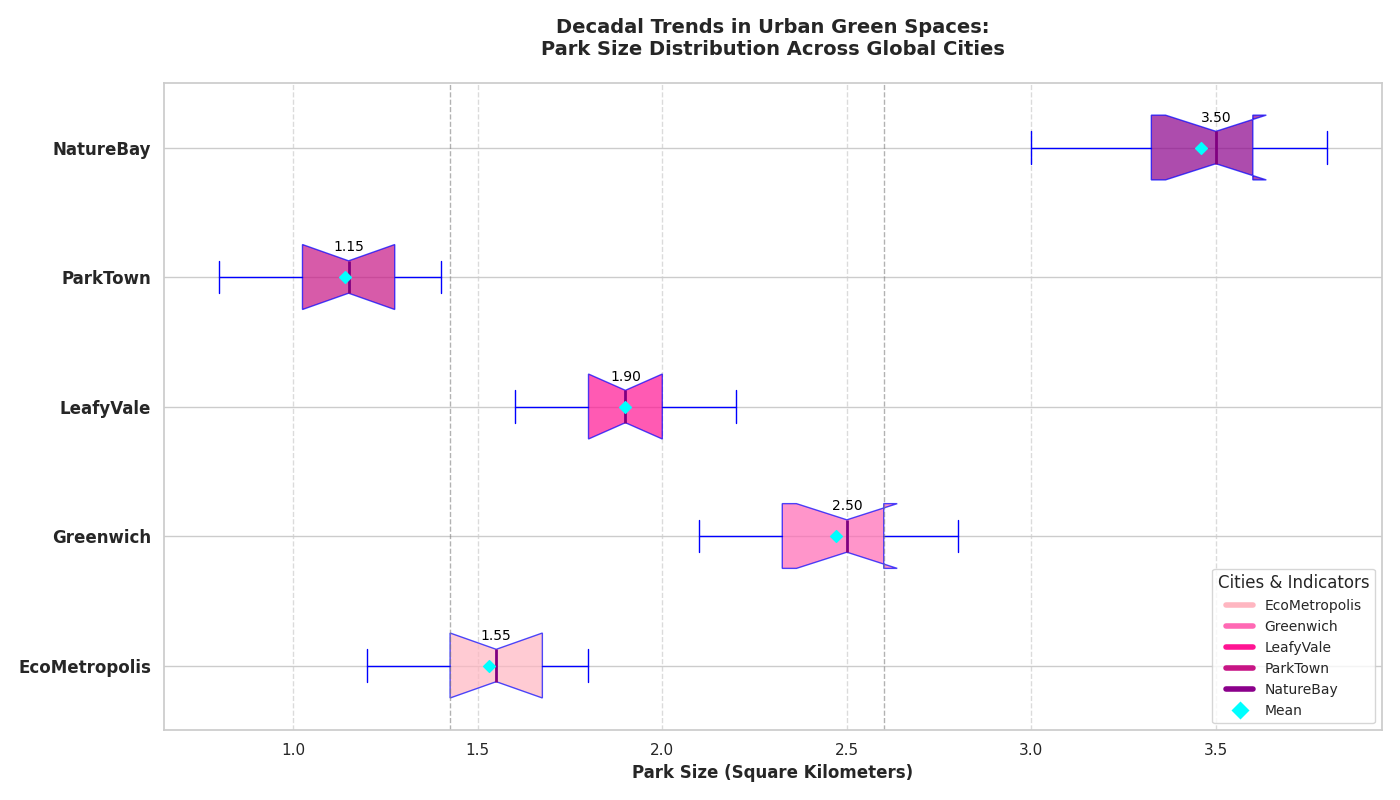

Source code (Python):
import matplotlib.pyplot as plt
import numpy as np

city1 = [1.2, 1.5, 1.3, 1.4, 1.6, 1.5, 1.7, 1.8, 1.6, 1.7]
city2 = [2.1, 2.3, 2.5, 2.2, 2.4, 2.6, 2.5, 2.7, 2.8, 2.6]
city3 = [1.7, 1.6, 1.9, 1.8, 2.0, 1.9, 2.1, 2.2, 1.8, 2.0]
city4 = [0.8, 1.0, 1.1, 1.2, 1.3, 1.1, 1.0, 1.2, 1.4, 1.3]
city5 = [3.2, 3.0, 3.3, 3.5, 3.6, 3.4, 3.5, 3.6, 3.7, 3.8]

cities = ["EcoMetropolis", "Greenwich", "LeafyVale", "ParkTown", "NatureBay"]

means = [np.mean(city) for city in [city1, city2, city3, city4, city5]]

fig, ax = plt.subplots(figsize=(14, 8))

box = ax.boxplot([city1, city2, city3, city4, city5], vert=False, patch_artist=True, notch=True,
                 boxprops=dict(color='blue'),
                 whiskerprops=dict(color='blue'),
                 capprops=dict(color='blue'),
                 flierprops=dict(marker='o', color='magenta', markersize=8, alpha=0.5),
                 medianprops=dict(color='purple', linewidth=2))

new_colors = ['#FFB6C1', '#FF69B4', '#FF1493', '#C71585', '#8B008B']
for patch, color in zip(box['boxes'], new_colors):
    patch.set(facecolor=color, alpha=0.7)

ax.scatter(means, np.arange(1, len(cities) + 1), marker='D', color='cyan', label='Mean', zorder=3)

ax.set_title('Decadal Trends in Urban Green Spaces:\nPark Size Distribution Across Global Cities', 
             fontsize=14, fontweight='bold', pad=20)
ax.set_xlabel('Park Size (Square Kilometers)', fontsize=12, fontweight='bold')
ax.set_yticks(np.arange(1, len(cities) + 1))
ax.set_yticklabels(cities, fontsize=12, fontweight='bold')
ax.grid(axis='x', linestyle='--', alpha=0.7)

handles = [plt.Line2D([0], [0], color=color, lw=4) for color in new_colors] + [plt.Line2D([0], [0], marker='D', color='w', markerfacecolor='cyan', markersize=10)]
labels = cities + ['Mean']
ax.legend(handles, labels, title='Cities & Indicators', loc='lower right', fontsize=10)

quartiles = [np.percentile(city1 + city2 + city3 + city4 + city5, 25),
             np.percentile(city1 + city2 + city3 + city4 + city5, 75)]
for q in quartiles:
    ax.axvline(q, color='grey', linestyle='dashed', linewidth=1, alpha=0.6)

for i, med in enumerate([np.median(city1), np.median(city2), np.median(city3), np.median(city4), np.median(city5)]):
    ax.text(med, i+1.2, f'{med:.2f}', horizontalalignment='center', color='black', fontsize=10)

plt.tight_layout()

plt.show()
